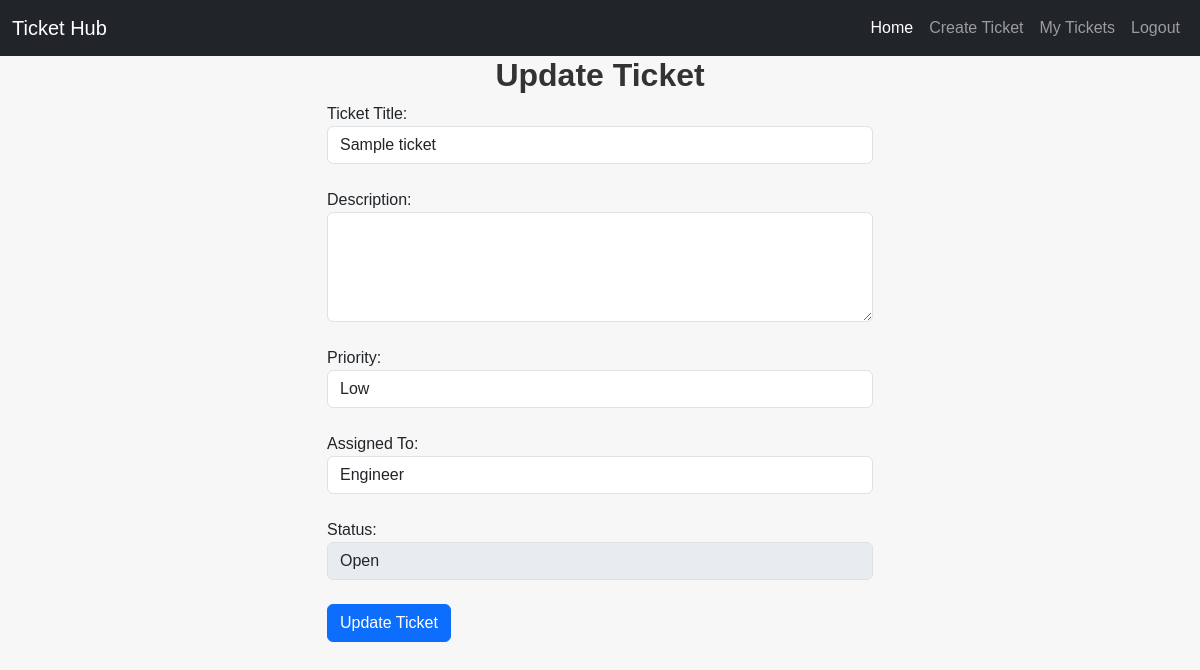
The app's page /update/6 with its own data.
### tickets/models.py (models this page shows, shortened)
class Ticket(models.Model):
    PRIORITY_CHOICES = (
        ('Low', 'Low'),
        ('Medium', 'Medium'),
        ('High', 'High'),
    )
    STATUS_CHOICES = (
        ('Open', 'Open'),
        ('Pending', 'Pending'),
        ('Solved', 'Solved'),
    )
    user = models.ForeignKey(User, on_delete=models.CASCADE)
    title = models.CharField(max_length=255)
    desc = models.TextField()
    priority = models.CharField(max_length=10, choices=PRIORITY_CHOICES, default='Low')
    assigned_to = models.CharField(max_length=255, blank=True, null=True)
    status = models.CharField(max_length=20, choices=STATUS_CHOICES, default='Pending')
    created_at = models.DateTimeField(auto_now_add=True)
    updated_at = models.DateTimeField(auto_now=True)

### tickets/views.py (the view, shortened to what this page needs)
# urls.py: path('update/<int:pk>',views.update,name='update'),
def update(request,pk):
    data = Ticket.objects.get(id=pk)
    ticket_data = {
        'data' : data
    }
    return render(request,'update.html',context=ticket_data)

### tickets/templates/update.html (shortened to what this page needs)
{% extends 'base.html' %}
{% block content %}
<div class="container">
    <div class="row justify-content-center">
        <h2 style="font-weight: bolder;">Update Ticket</h2>
        <div class="col-md-6">
            <form method="post">
                <div class="form-group">
                    <label for="title">Ticket Title:</label>
                    <input type="text" class="form-control" id="title" name="title" required value="{{data.title}}">
                </div>
                <br>
                <div class="form-group">
                    <label for="description">Description:</label>
                    <textarea class="form-control" id="description" name="desc" rows="4" required value="{{data.desc}}"></textarea>
                </div>
                <br>
                <div class="form-group">
                    <label for="priority">Priority:</label>
                    <select class="form-control" id="priority" name="priority" value="{{data.priority}}">
                        <option value="Low">Low</option>
                    </select>
                </div>
                <br>
                <div class="form-group">
                    <label for="assigned_to">Assigned To:</label>
                    <input type="text" class="form-control" id="assigned_to" name="assigned_to" value="{{data.assigned_to}}">
                </div>
                <br>
                <div class="form-group">
                    <label for="status">Status:</label>
                    <select class="form-control" id="status" name="status" disabled>
                        <option value="Open">Open</option>
                    </select>
                </div>
                <br>
                <button type="submit" class="btn btn-primary">Update Ticket</button>
            </form>
        </div>
    </div>
</div>
{% endblock %}

### tickets/static/style.css (style rules this page uses)
body { font-family: Arial, sans-serif; background-color: #f7f7f7; margin: 0; }
h2 { text-align: center; color: #333; }

### records on screen
Ticket: title "Sample ticket", priority "Low", assigned_to "Engineer"
